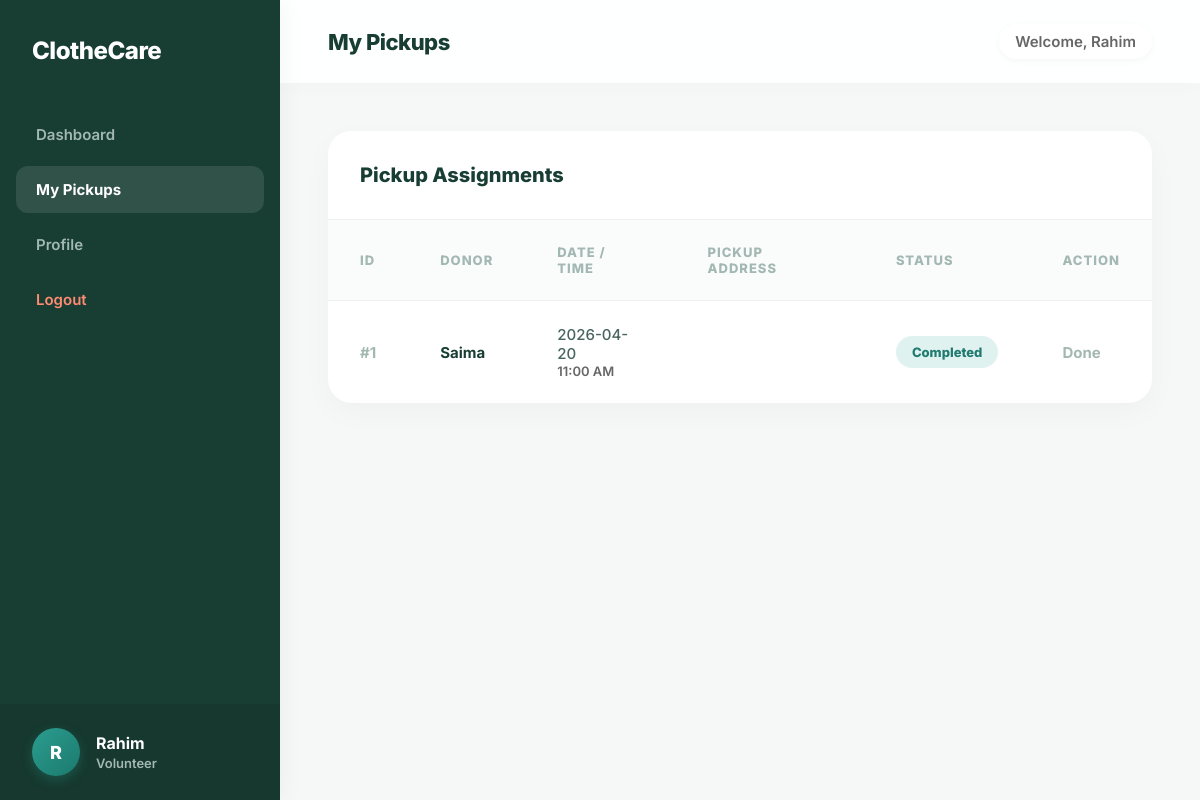
Page /volunteer/volunteer_pickups.php (signed in) on the committed database.
### tables this page shows
CREATE TABLE `pickup_request` (
  `Pr_Id` int(11) NOT NULL,
  `Pr_Date` date DEFAULT NULL,
  `Pr_Time` varchar(20) DEFAULT NULL,
  `Pr_Status` varchar(50) DEFAULT NULL,
  `Pr_Address` varchar(255) DEFAULT NULL,
  `D_Id` int(11) DEFAULT NULL,
  `V_Id` int(11) DEFAULT NULL
);

CREATE TABLE `donor` (
  `D_Id` int(11) NOT NULL,
  `D_Name` varchar(100) DEFAULT NULL,
  `D_Password` varchar(255) DEFAULT NULL,
  `DA_Id` int(11) DEFAULT NULL
);

### volunteer/volunteer_pickups.php (the view, shortened to what this page needs)
<?php
require_once '../config/db.php';
$user_id = $_SESSION['user_id'];
$user_name = $_SESSION['user_name'];
$initials = strtoupper(substr(explode(' ', $user_name)[0], 0, 1) . (isset(explode(' ', $user_name)[1]) ? substr(explode(' ', $user_name)[1], 0, 1) : ''));
$stmt = $conn->prepare("
    SELECT pr.Pr_Id, pr.Pr_Date, pr.Pr_Time, pr.Pr_Status, pr.Pr_Address, d.D_Name
    FROM Pickup_Request pr
    JOIN Donor d ON pr.D_Id = d.D_Id
    WHERE pr.V_Id = ?
    ORDER BY pr.Pr_Date DESC
");
$stmt->bind_param("i", $user_id);
$stmt->execute();
$pickups = $stmt->get_result();
?>
<!DOCTYPE html>
<html lang="en">
<head>
    <link rel="stylesheet" href="../css/style.css">
</head>
<body class="dashboard-body">
    <div class="sidebar">
        <div class="sidebar-brand">ClotheCare</div>
        <ul class="nav-links">
            <li><a href="dashboard_volunteer.php">Dashboard</a></li>
            <li><a href="volunteer_pickups.php" class="active">My Pickups</a></li>
            <li><a href="profile_volunteer.php">Profile</a></li>
            <li><a href="../auth/logout.php" class="logout-link">Logout</a></li>
        </ul>
        <div class="sidebar-profile">
            <div class="profile-avatar"><?php echo $initials; ?></div>
            <div class="profile-info">
                <span class="profile-name"><?php echo htmlspecialchars($user_name); ?></span>
                <span class="profile-role">Volunteer</span>
            </div>
        </div>
    </div>
    <div class="main-content">
        <div class="topbar">
            <div class="page-title">My Pickups</div>
            <div class="topbar-user">Welcome, <?php echo htmlspecialchars($user_name); ?></div>
        </div>
        <div class="content-wrapper">
            <div class="table-container">
                <div class="table-header"><h3>Pickup Assignments</h3></div>
                <table>
                    <thead>
                        <tr>
                            <th>ID</th>
                            <th>Donor</th>
                            <th>Date / Time</th>
                            <th>Pickup Address</th>
                            <th>Status</th>
                            <th>Action</th>
                        </tr>
                    </thead>
                    <tbody>
                        <?php while($row = $pickups->fetch_assoc()): ?>
                        <tr>
                            <td style="font-weight: 700; color: #a3b8b2;">#<?php echo $row['Pr_Id']; ?></td>
                            <td style="font-weight: 700; color: #183e33;"><?php echo htmlspecialchars($row['D_Name']); ?></td>
                            <td>
                                <div><?php echo htmlspecialchars($row['Pr_Date']); ?></div>
                                <div style="font-size: 13px; color: #666; font-weight: 600;"><?php echo htmlspecialchars($row['Pr_Time']); ?></div>
                            </td>
                            <td style="font-weight: 600; color: #2A9D8F; font-size: 14px;">
                            </td>
                            <td>
                                <span class="status-badge <?php echo strtolower($row['Pr_Status']) === 'completed' ? 'status-collected' : 'status-pending'; ?>">
                                    <?php echo htmlspecialchars($row['Pr_Status']); ?>
                                </span>
                            </td>
                            <td>
                                <?php if(strtolower($row['Pr_Status']) !== 'completed'): ?>
                                <form action="" method="POST" style="margin: 0;">
                                    <input type="hidden" name="pr_id" value="<?php echo $row['Pr_Id']; ?>">
                                    <button type="submit" name="mark_completed" class="btn-approve" style="padding: 8px 12px; font-size: 13px;">Mark Collected</button>
                                </form>
                                <?php else: ?>
                                <span style="color: #a3b8b2; font-weight: 700;">Done</span>
                                <?php endif; ?>
                            </td>
                        </tr>
                        <?php endwhile; ?>
                    </tbody>
                </table>
            </div>
        </div>
    </div>
</body>
</html>

### css/style.css (style rules this page uses)
* { box-sizing: border-box; margin: 0; padding: 0; font-family: 'Inter', -apple-system, BlinkMacSystemFont, "Segoe UI", Roboto, Helvetica, Arial, sans-serif; -webkit-font-smoothing: antialiased; -moz-osx-font-smoothing: grayscale; }
body.dashboard-body { background: #f5f8f7; display: flex; height: 100vh; overflow: hidden; }
.sidebar { width: 280px; background: #183e33; color: #ffffff; display: flex; flex-direction: column; transition: all 0.3s ease; box-shadow: 4px 0 24px rgba(0,0,0,0.04); z-index: 20; }
.sidebar-brand { padding: 36px 32px; font-size: 24px; font-weight: 800; letter-spacing: -0.5px; }
.nav-links { list-style: none; padding: 10px 16px; flex: 1; overflow-y: auto; }
.nav-links li { margin-bottom: 8px; }
.nav-links a { display: block; padding: 14px 20px; color: #a3b8b2; text-decoration: none; border-radius: 12px; font-weight: 600; font-size: 15px; transition: all 0.3s ease; }
.nav-links a.active { background: rgba(255,255,255,0.1); color: #ffffff; font-weight: 700; }
.logout-link { color: #ff8b73 !important; }
.sidebar-profile { padding: 24px 32px; background: rgba(0,0,0,0.1); display: flex; align-items: center; gap: 16px; }
.profile-avatar { width: 48px; height: 48px; background: linear-gradient(135deg, #2A9D8F 0%, #1c7a6e 100%); border-radius: 50%; display: flex; align-items: center; justify-content: center; font-weight: 800; font-size: 18px; box-shadow: 0 4px 12px rgba(42, 157, 143, 0.3); }
.profile-info { display: flex; flex-direction: column; }
.profile-name { font-size: 16px; font-weight: 700; }
.profile-role { font-size: 13px; color: #a3b8b2; font-weight: 600; margin-top: 2px; }
.main-content { flex: 1; display: flex; flex-direction: column; overflow-y: auto; scroll-behavior: smooth; }
.topbar { background: rgba(255, 255, 255, 0.9); backdrop-filter: blur(10px); padding: 24px 48px; display: flex; justify-content: space-between; align-items: center; position: sticky; top: 0; z-index: 10; box-shadow: 0 4px 20px rgba(0,0,0,0.02); }
.page-title { font-size: 22px; font-weight: 800; color: #183e33; letter-spacing: -0.5px; }
.topbar-user { font-size: 15px; font-weight: 600; color: #666; background: #ffffff; padding: 8px 16px; border-radius: 20px; box-shadow: 0 2px 8px rgba(0,0,0,0.04); }
.content-wrapper { padding: 48px; max-width: 1200px; margin: 0 auto; width: 100%; }
.table-container { background: #ffffff; border-radius: 24px; overflow: hidden; margin-bottom: 40px; box-shadow: 0 10px 30px rgba(0,0,0,0.03); }
.table-header { padding: 32px; border-bottom: 1px solid #edf2f0; display: flex; justify-content: space-between; align-items: center; background: #ffffff; }
.table-header h3 { font-size: 20px; font-weight: 800; color: #183e33; }
table { width: 100%; border-collapse: collapse; }
th, td { padding: 24px 32px; text-align: left; font-size: 15px; border-bottom: 1px solid #edf2f0; font-weight: 500; color: #4a655f; }
th { font-size: 13px; color: #a3b8b2; font-weight: 800; text-transform: uppercase; background: #fafcfb; letter-spacing: 1px; }
tr:last-child td { border-bottom: none; }
.status-badge { padding: 8px 16px; border-radius: 30px; font-size: 13px; font-weight: 800; display: inline-block; }
.status-collected, .status-approved { color: #207a6f; background: #e0f2f0; }

### rows in the picture
pickup_request: Pr_Id "1", D_Id.D_Name "Saima", Pr_Date "2026-04-20", Pr_Time "11:00 AM", Pr_Status "Completed", shows "Done"

### other values in the picture
$initials "R"
$user_name "Rahim"
